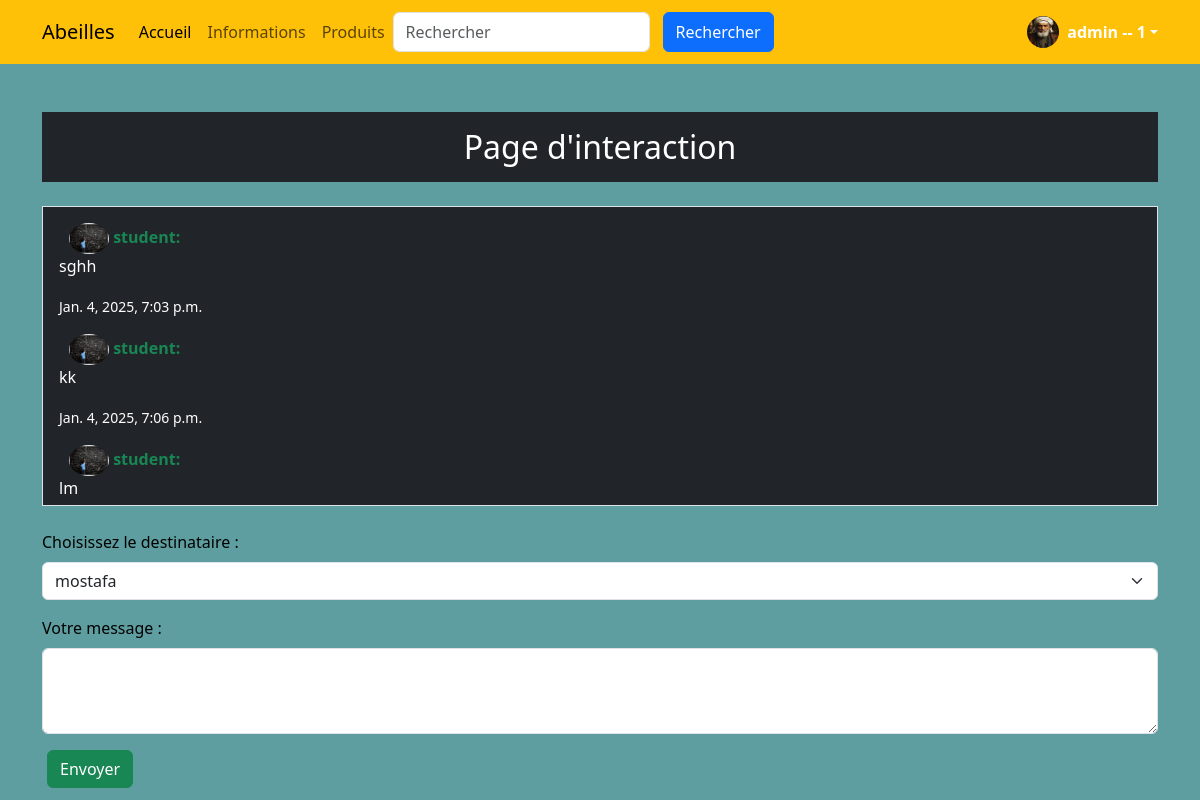
The app's page /chat/ (signed in) with its own data.
### accounts/models.py (models this page shows, shortened)
class CustomUser(AbstractUser):
    is_teacher = models.BooleanField(default=False)
    is_student = models.BooleanField(default=True)
    groups = models.ManyToManyField(
        'auth.Group',
        related_name='customuser_groups',
        help_text='The groups this user belongs to.',
        verbose_name='groups',
    )
    user_permissions = models.ManyToManyField(
        'auth.Permission',
        related_name='customuser_permissions',
        blank=True,
        help_text='Specific permissions for this user.',
        verbose_name='user permissions',
    )

class Profile(models.Model):
    LEVEL_CHOICES = [
        ('beginner', 'Débutant'),
        ('intermediate', 'Intermédiaire'),
        ('advanced', 'Avancé'),
    ]
    user = models.OneToOneField(settings.AUTH_USER_MODEL, on_delete=models.CASCADE)
    photo = models.ImageField(upload_to='profile_photos/', null=True, blank=True)
    level = models.CharField(max_length=20, choices=LEVEL_CHOICES, default='beginner')
    USER_TYPE_CHOICES = (
        (1, 'admin'),
        (2, 'prof'),
        (3, 'student'),
    )
    user_type = models.PositiveSmallIntegerField(choices=USER_TYPE_CHOICES, default=2)
    bio = models.TextField()
    ville = models.CharField(max_length=255, blank=True, null=True)

class Message(models.Model):
    sender = models.ForeignKey(settings.AUTH_USER_MODEL, related_name='sent_messages', on_delete=models.CASCADE)
    receiver = models.ForeignKey(settings.AUTH_USER_MODEL, related_name='received_messages', on_delete=models.CASCADE)
    content = models.TextField()
    timestamp = models.DateTimeField(auto_now_add=True)
    is_read = models.BooleanField(default=False)

### accounts/views.py (the view, shortened to what this page needs)
# urls.py: path('chat/', views.chat_page, name='chat_page'),
@login_required
def chat_page(request):
    messages = Message.objects.filter(receiver=request.user) | Message.objects.filter(sender=request.user)
    messages = messages.order_by('timestamp')
    users = CustomUser.objects.all()
    return render(request, 'registration/chat_page.html', {'mes': messages, 'users': users})

### templates/registration/chat_page.html (shortened to what this page needs)
{% extends 'base.html' %}
{% block content %}
<div class="container mt-5">
  <h2 class="mb-4 text-white text-center bg-dark p-3">Page d'interaction</h2>
  <div class="chat-box border p-3 mb-4 bg-dark text-white" style="height: 300px; overflow-y: scroll;">
    {% for message in mes %}
      <div class="mb-3">
        <strong class="text-success">
          <img src="{{ message.sender.profile.photo.url }}" alt="Photo de profil" class="rounded-circle" width="40" style="margin-left: 10px;">
                {{ message.sender.username }}:
        </strong>
        <p class="text-white">{{ message.content }}</p>
        <small class="text-white">{{ message.timestamp }}</small>
      </div>
    {% endfor %}
  </div>
  <form method="post">
    <div class="mb-3">
      <label for="receiver" class="form-label text-black">Choisissez le destinataire :</label>
      <select class="form-select" name="receiver" id="receiver" required>
        {% for user in users %}
          {% if user != request.user %}
            <option value="{{ user.id }}">{{ user.username }}</option>
          {% endif %}
        {% endfor %}
      </select>
    </div>
    <div class="mb-3">
      <label for="content" class="form-label text-black">Votre message :</label>
      <textarea class="form-control" id="content" name="content" rows="3" required></textarea>
    </div>
    <button type="submit" class="btn btn-success">Envoyer</button>
  </form>
</div>
{% endblock %}

### templates/parts/navbar.html (shortened to what this page needs)
<nav class="navbar navbar-expand-lg bg-warning">
    <div class="container">
      <a class="navbar-brand" href="{% url 'home' %}">Abeilles</a>
      <div class="collapse navbar-collapse" id="navbarsExample07">
        <ul class="navbar-nav me-auto mb-2 mb-lg-0">
          <li class="nav-item">
            <a class="nav-link active" aria-current="page" href="{% url 'home' %}">Accueil</a>
          </li>
          <li class="nav-item">
            <a class="nav-link" href="{% url 'course_list' %}">Informations</a>
          </li>
          <li class="nav-item">
            <a class="nav-link" href="{% url 'product_list' %}">Produits</a>
          </li>
        <form method="get" action="{% url 'search' %}" class="d-flex ms-auto">
          <input class="form-control me-2" type="search" name="q" placeholder="Rechercher" aria-label="Rechercher">
          <button type="submit" class="btn btn-primary">Rechercher</button>
        </form>
      </div>
      <br>
      <br>
      <div class="dropdown">
        <a class="d-flex align-items-center text-white text-decoration-none dropdown-toggle" data-bs-toggle="dropdown" aria-expanded="false">
          {% if user.is_authenticated %}
            <img src="{{ user.profile.photo.url }}" alt="" width="32" height="32" class="rounded-circle me-2">
            <strong>{{ user.username }} -- {{ user.profile.user_type }}</strong>
          {% endif %}
        </a>
      </div>
    </div>
  </nav>

### templates/base.html (style rules this page uses)
.btn { margin: 0 5px; }
body { display: flex; flex-direction: column; min-height: 100vh; background-color: cadetblue; }

### records on screen
CustomUser: profile.photo (picture), username "admin", profile.user_type "1"
Message: sender.profile.photo (picture), sender.username "student", content "sghh", timestamp "Jan. 4, 2025, 7:03 p.m."
Message: sender.profile.photo (picture), sender.username "student", content "kk", timestamp "Jan. 4, 2025, 7:06 p.m."
Message: sender.profile.photo (picture), sender.username "student", content "lm"

### other values on screen
form field receiver "mostafa"
